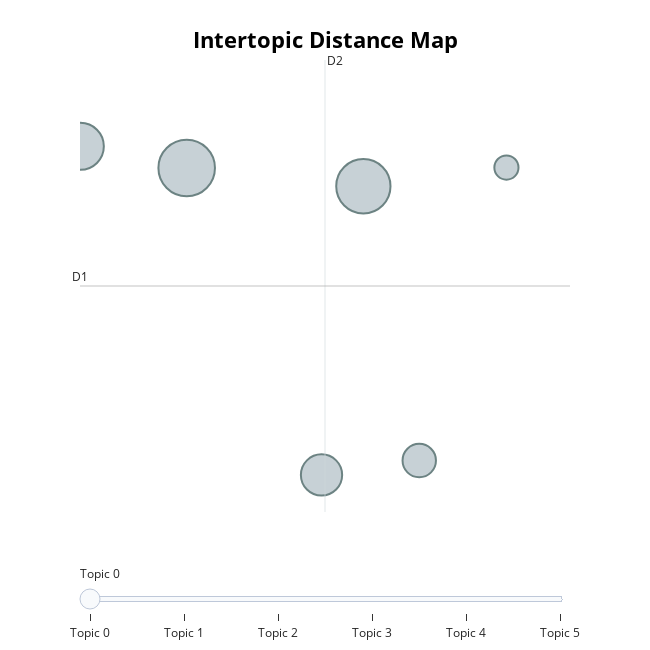

Notebook code for this chart:
### Markdown cell above
#### El siguiente mapa interactivo muestra la distribucion de los topicos encontrados.

El tamaño de cada circulo representa la cantidad de documentos que contiene.

### Code cell
model.visualize_topics()

### Figure 1 — Plotly figure (JSON) as saved in the notebook; plotly's stock layout.template omitted (floating-point values rounded to 4 significant figures)
{"data": [{"customdata": [[0, "ninguno | tema | mas | acuerdo | siento", 126], [1, "izquierda | partidos | mas | derecha | partidos izquierda", 116], [2, "horarios | mas | carga | carga horaria | horaria", 87], [3, "trabajo | planes | gente | sociales | debe", 67], [4, "transporte | empresas | subsidios | si | subsidio", 44], [5, "argentina | izquierda | pais | mas | politico", 23]], "hovertemplate": "<b>Topic %{customdata[0]}</b><br>Words: %{customdata[1]}<br>Size: %{customdata[2]}", "legendgroup": "", "marker": {"color": "#B0BEC5", "line": {"color": "DarkSlateGrey", "width": 2}, "size": [126, 116, 87, 67, 44, 23], "sizemode": "area", "sizeref": 0.07875, "symbol": "circle"}, "mode": "markers", "name": "", "orientation": "v", "showlegend": false, "type": "scatter", "x": [0.4427, 1.194, -0.009806, 1.016, 1.432, 1.803], "xaxis": "x", "y": [17.63, 17.05, 18.32, 7.862, 8.319, 17.64], "yaxis": "y"}], "layout": {"annotations": [{"showarrow": false, "text": "D1", "x": -0.01128, "y": 13.87, "yshift": 10}, {"showarrow": false, "text": "D2", "x": 1.031, "xshift": 10, "y": 21.06}], "height": 650, "hoverlabel": {"bgcolor": "white", "font": {"family": "Rockwell", "size": 16}}, "legend": {"itemsizing": "constant", "tracegroupgap": 0}, "margin": {"t": 60}, "shapes": [{"line": {"color": "#CFD8DC", "width": 2}, "type": "line", "x0": 1.031, "x1": 1.031, "y0": 6.683, "y1": 21.06}, {"line": {"color": "#9E9E9E", "width": 2}, "type": "line", "x0": -0.01128, "x1": 2.074, "y0": 13.87, "y1": 13.87}], "sliders": [{"active": 0, "pad": {"t": 50}, "steps": [{"args": [{"marker.color": [["red", "#B0BEC5", "#B0BEC5", "#B0BEC5", "#B0BEC5", "#B0BEC5"]]}], "label": "Topic 0", "method": "update"}, {"args": [{"marker.color": [["#B0BEC5", "red", "#B0BEC5", "#B0BEC5", "#B0BEC5", "#B0BEC5"]]}], "label": "Topic 1", "method": "update"}, {"args": [{"marker.color": [["#B0BEC5", "#B0BEC5", "red", "#B0BEC5", "#B0BEC5", "#B0BEC5"]]}], "label": "Topic 2", "method": "update"}, {"args": [{"marker.color": [["#B0BEC5", "#B0BEC5", "#B0BEC5", "red", "#B0BEC5", "#B0BEC5"]]}], "label": "Topic 3", "method": "update"}, {"args": [{"marker.color": [["#B0BEC5", "#B0BEC5", "#B0BEC5", "#B0BEC5", "red", "#B0BEC5"]]}], "label": "Topic 4", "method": "update"}, {"args": [{"marker.color": [["#B0BEC5", "#B0BEC5", "#B0BEC5", "#B0BEC5", "#B0BEC5", "red"]]}], "label": "Topic 5", "method": "update"}]}], "title": {"font": {"color": "Black", "size": 22}, "text": "<b>Intertopic Distance Map", "x": 0.5, "xanchor": "center", "y": 0.95, "yanchor": "top"}, "width": 650, "xaxis": {"anchor": "y", "domain": [0, 1], "range": [-0.01128, 2.074], "title": {"text": ""}, "visible": false}, "yaxis": {"anchor": "x", "domain": [0, 1], "range": [6.683, 21.06], "title": {"text": ""}, "visible": false}}}
